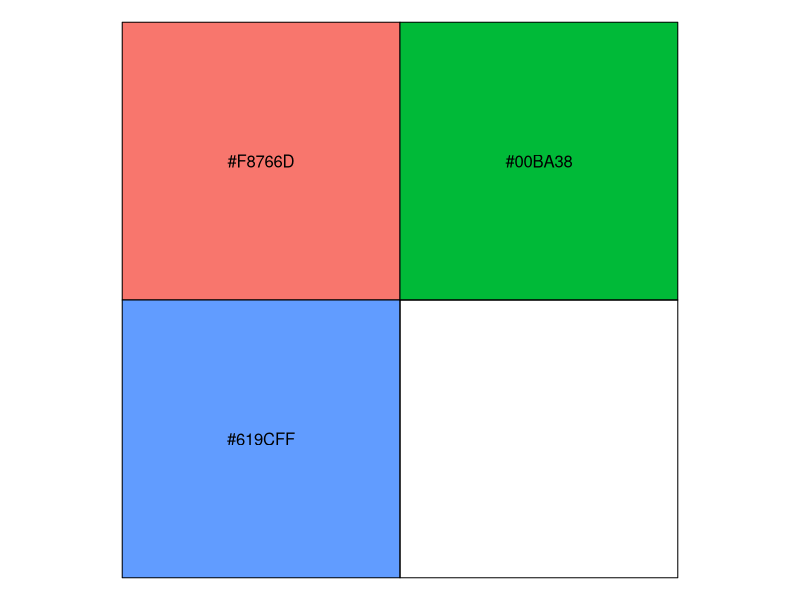
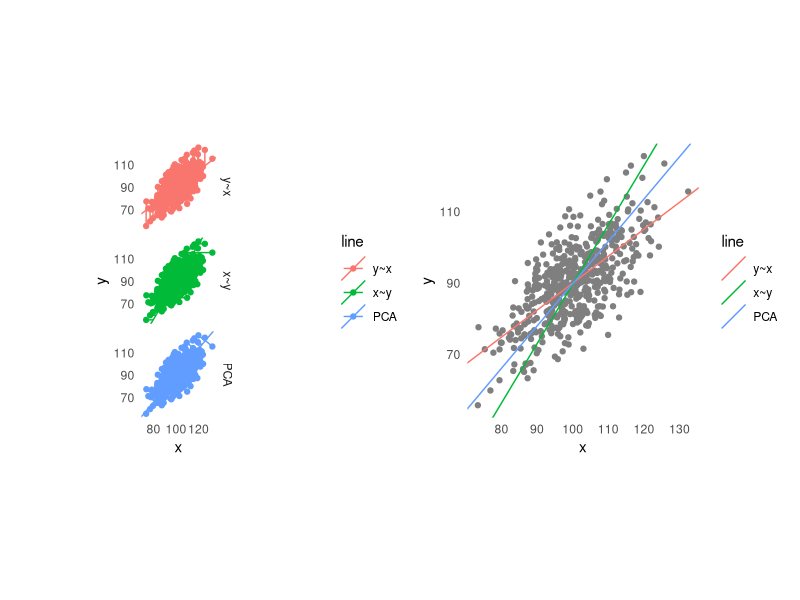
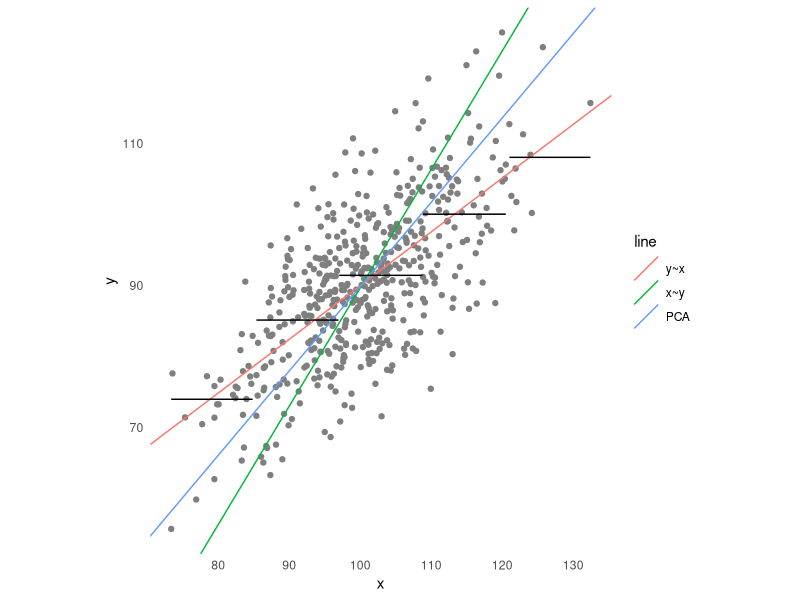
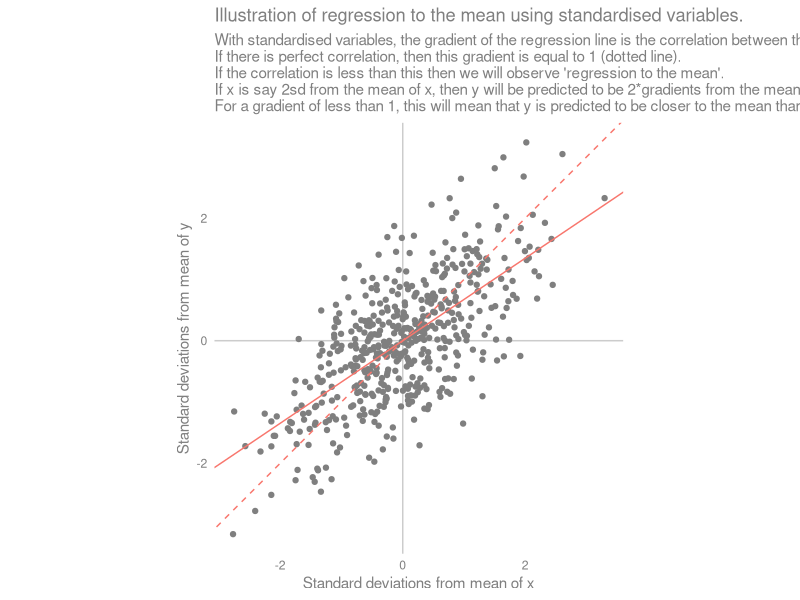
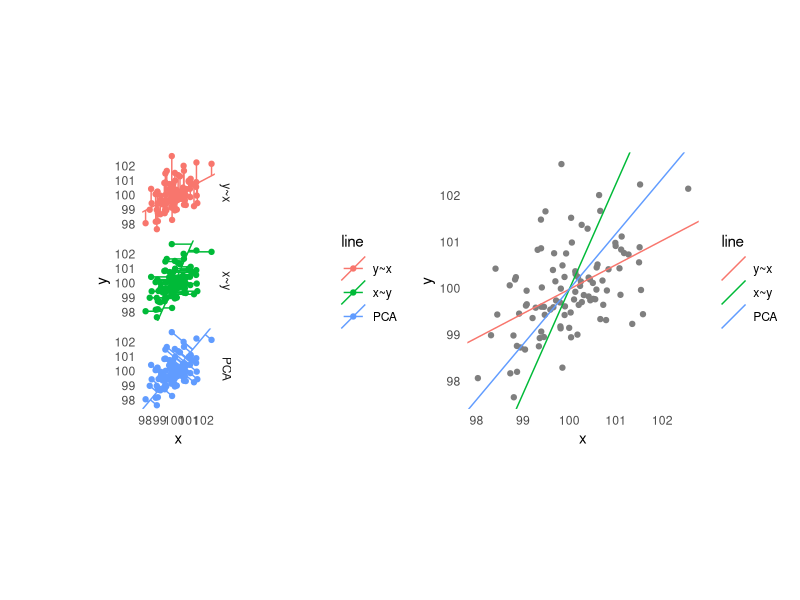
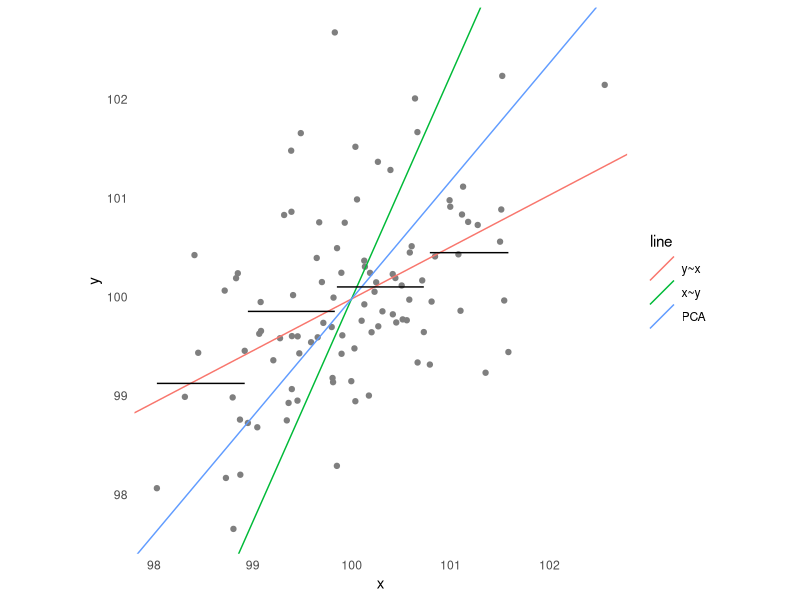
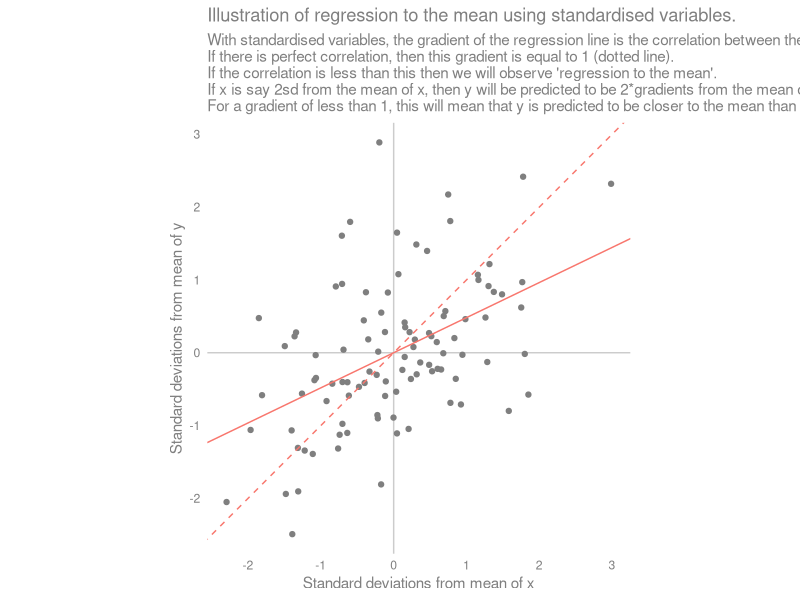

These charts were generated, in order, by the following R code:
#exploring different ways of drawing lines of best fit on scatter plots
library(tidyverse)
library(mvtnorm)
library(patchwork)


library(scales)
show_col(hue_pal()(3))

#to do:
#update labels to use the correct names
#potential have 3 or 4 different types of data, and a plot for each
#add a references section and write up

make_plots <- function(x,y) {
#model y using x (standard best fit line)
line1 <- lm(y~x)$coef
line1.slope <- line1[2]
line1.intercept <- line1[1]
#model x using y (what if x is actually predicted by y, not true)
line2 <- lm(x~y)$coef
#y = mx + c
#(y-c) = mx
#x = (1/m)y - (c/m)
line2.slope <- (1/line2[2])
line2.intercept <- -(line2[1]/line2[2])

#calculate the principal components of x/y
pca <- prcomp(cbind(x,y))$rotation
pca.slope <- pca[2,1] / pca[1,1]
pca.intercept <- mean(y) - (pca.slope * mean(x))

#calculate predicted positions on each line, and corresponding "residual" lines
data <- data.frame(x,y)
data %>%
  mutate(yhat_line1=(x*line1.slope+line1.intercept),
         xhat_line1=x,
         yhat_line2=y,
         xhat_line2=(y-line2.intercept)/line2.slope,
         #https://en.wikipedia.org/wiki/Distance_from_a_point_to_a_line
         a=pca.slope,
         b=-1,
         c=pca.intercept,
         xhat_line3=(b*(b*x-a*y)-(a*c))/((a*a)+(b*b)),
         yhat_line3=(a*(-b*x+a*y)-(b*c))/((a*a)+(b*b)),
         #want slopes/intercepts in this data frame:
         slope_line1=line1.slope,
         slope_line2=line2.slope,
         slope_line3=pca.slope,
         intercept_line1=line1.intercept,
         intercept_line2=line2.intercept,
         intercept_line3=pca.intercept
         )%>% 
  select(-c(a,b,c)) %>%
  #transpose to a long form
  gather(key="key",value="value",-c(x,y)) %>% 
  # have "yhat_line1", want two colums of "yhat" "line1"
  separate(key,c("type","line"),"_") %>% 
  #then transpose so we have cols for xhat, yhat etc
  spread(key="type",value="value") %>%
  #calculate the residuals for each method
  #i.e. the distance from the point to the line
  mutate(line=case_when(
           line=="line1" ~ "y~x",
           line=="line2" ~ "x~y",
           line=="line3" ~ "PCA"
         ),
         line=factor(line,levels=c("y~x","x~y","PCA"))) -> data


#facetted scatter plot with three sets of residual lines
data %>% 
  ggplot() +
  facet_grid(line ~ .) +
  geom_point(aes(x=x,y=y,colour=line))+
  geom_abline(aes(slope=slope,intercept=intercept,colour=line))+
  geom_segment(aes(x=x,y=y,xend=xhat,yend=yhat,colour=line))+
  coord_equal() +
  theme_minimal() +
  theme(panel.grid=element_blank()) -> plot1

#basic scatter plot
ggplot() +
  geom_point(data=distinct(data,x,y),
             aes(x=x,y=y),colour="grey50")+
  geom_abline(data=distinct(data,line,slope,intercept),
              aes(slope=slope,intercept=intercept,colour=line))+
  coord_equal() +
  theme_minimal() +
  theme(panel.grid=element_blank()) -> plot2

#add conditional mean of y given a banded value of x to a basic scatter plot
data %>% 
  distinct(x,y) -> pairs
#use cut to create evenly sized groups
pairs$x_group <- cut(pairs$x,5)

pairs %>%
  group_by(x_group) %>%
  summarise(y_bar = mean(y),
            max_x=max(x),
            min_x=min(x)) -> condMeans

plot2 +
  geom_segment(data=condMeans,
               aes(x=min_x,xend=max_x,y=y_bar,yend=y_bar)) -> plot3

#gelman / hill plot, look at standardised variables
stdize <- function(x){(x-mean(x))/sd(x)}

stdData <- data.frame(x,y)
stdData %>% 
  mutate_all(funs(stdize,mean,sd)) -> stdData

stdlm <- lm(y_stdize ~ x_stdize, data=stdData)

stdData$slope <- coef(stdlm)[2]
stdData$intercept <- coef(stdlm)[1]
stdData$y_hat <- (stdData$x_stdize * stdData$slope) + stdData$intercept

ggplot(stdData) +
  geom_vline(aes(xintercept=0),colour="grey80")+
  geom_hline(aes(yintercept=0),colour="grey80")+
  geom_point(aes(x=x_stdize,y=y_stdize),colour="grey50") +
  geom_abline(aes(slope=slope,intercept=intercept),colour="#F8766D") +
  geom_abline(aes(slope=1,intercept=0),colour="#F8766D",linetype=2) +
  scale_y_continuous("Standard deviations from mean of y") +
  scale_x_continuous("Standard deviations from mean of x")+
  coord_equal() +
  theme_minimal()+
  theme(panel.grid=element_blank(),
        axis.title=element_text(colour="grey50"),
        axis.text=element_text(colour="grey50"),
        text=element_text(colour="grey50")) +
  labs(title="Illustration of regression to the mean using standardised variables.",
       subtitle="With standardised variables, the gradient of the regression line is the correlation between the two variables.\nIf there is perfect correlation, then this gradient is equal to 1 (dotted line).\nIf the correlation is less than this then we will observe 'regression to the mean'.\nIf x is say 2sd from the mean of x, then y will be predicted to be 2*gradients from the mean of y.\nFor a gradient of less than 1, this will mean that y is predicted to be closer to the mean than x, this is regression to the mean.") -> plot4

print(plot1+plot2)
print(plot3)
print(plot4)
}


#simulate x/y using simple sets of distributions
set.seed(123)
x <- rnorm(500,mean=100,sd=10)
# y = 0.8 * x + noise
y <- 0.8 * x + rnorm(500,mean=10,sd=8)
make_plots(x,y)


#actual multivariate normal case:
mean <- c(100,100)
sigma <- as.matrix(rbind(c(1,0.6),c(0.6,1)))
set.seed(123)
data.matrix <- rmvnorm(100,mean,sigma)
x <- data.matrix[,1]
y <- data.matrix[,2]

make_plots(x,y)

# 
# #highly correlated rvnorm
# mean <- c(100,90)
# sigma <- as.matrix(rbind(c(1,0.9),c(0.9,1)))
# set.seed(123)
# data.matrix <- rmvnorm(1000,mean,sigma)
# x <- data.matrix[,1]
# y <- data.matrix[,2]
# 
# make_plots(x,y)
# 
# 
# 
# #lowly correlated rvnorm
# mean <- c(100,90)
# sigma <- as.matrix(rbind(c(1,0.2),c(0.2,1)))
# set.seed(123)
# data.matrix <- rmvnorm(1000,mean,sigma)
# x <- data.matrix[,1]
# y <- data.matrix[,2]
# 
# make_plots(x,y)
# 
# 
# #look at what if we are measuring the wrong way round
# set.seed(123)
# y <- rnorm(1000,mean=100,sd=10)
# # y = 0.8 * x + noise
# x <- 0.8 * y + rnorm(1000,mean=10,sd=8)
# make_plots(x,y)
# 
# #look at first approach with higher noise...
# 
# set.seed(123)
# x <- rnorm(1000,mean=100,sd=10)
# # y = 0.8 * x + noise
# y <- 0.8 * x + rnorm(1000,mean=20,sd=10)
# make_plots(x,y)
# 
# 
# #look at what if we are measuring the wrong way round + high noise
# set.seed(123)
# y <- rnorm(1000,mean=100,sd=10)
# # y = 0.8 * x + noise
# x <- 0.8 * y + rnorm(1000,mean=20,sd=10)
# make_plots(x,y)
# 
# 
# 
# #make more stretched out
# set.seed(123)
# x <- rnorm(1000,mean=100,sd=20)
# # y = 0.8 * x + noise
# y <- 0.8 * x + rnorm(1000,mean=30,sd=5)
# make_plots(x,y)



#geometrically can think of levers
#if you draw a triangle, the hypotenuse is the middle PCA which balances both residuals
#the standard linear regression line only cares about vertical residuals, so is pulls the line flatter
#the reverses regression line only cares about horizontal, so pulls the line steaper
#draw the triangle + show movements.

#so if you think the true relationship is the standard regression,
#then by eye you will naturally overstate the relationship


#add an extra set of plots, show/calculate all three types of residual for the 3 different colours + facet...
#this will show what each technique is minimising.
